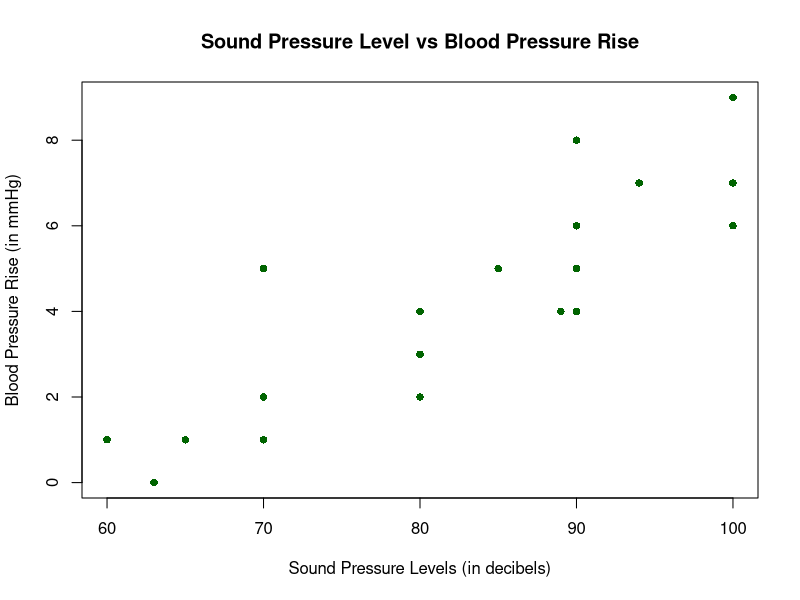
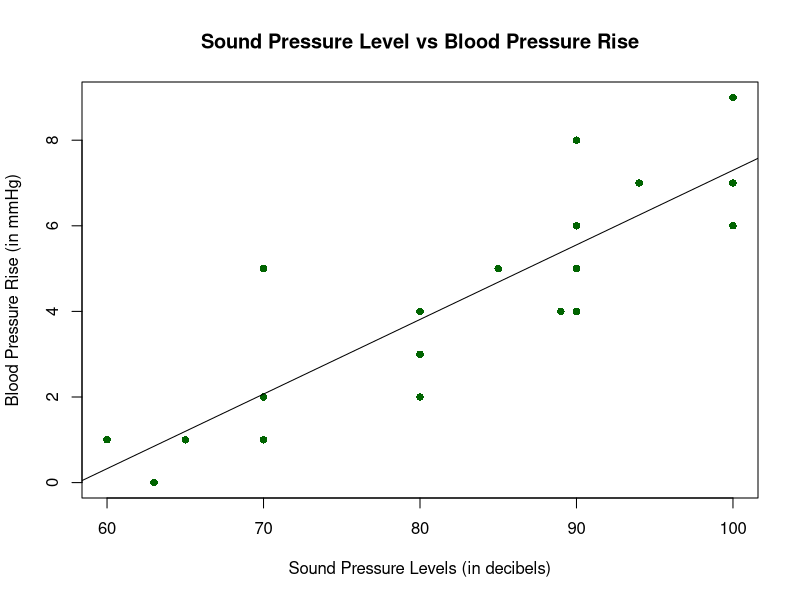
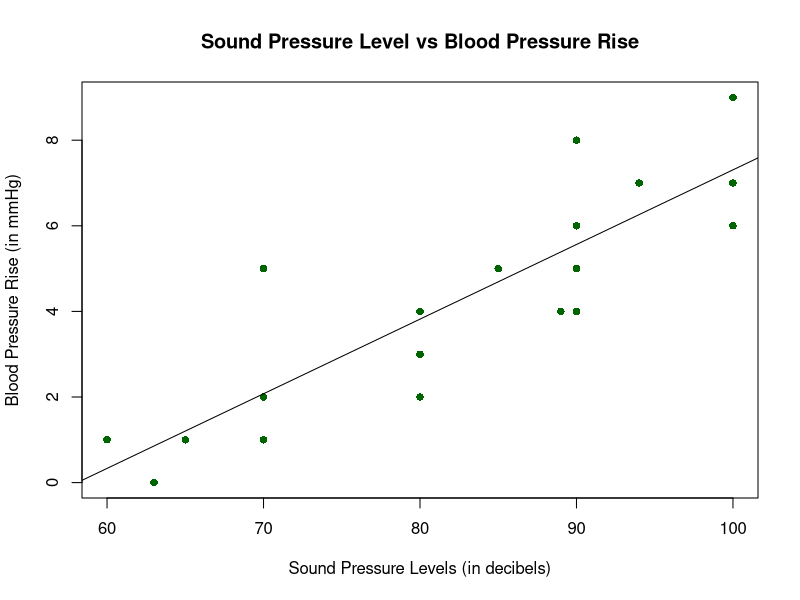
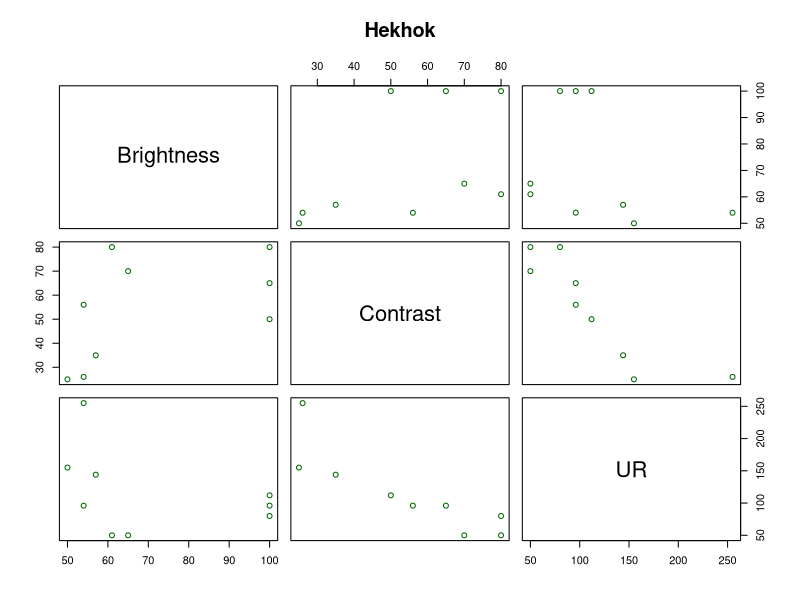

These figures' R source, in order:
## ---- chunk 1
y <- c(1, 0, 1, 2, 5, 1, 4, 6, 2, 3, 5, 4, 6, 8, 4, 5, 7, 9, 7, 6)

x <- c(60, 63, 65, 70, 70, 70, 80, 90, 80, 80, 85, 89, 90, 90, 90, 90, 94, 100, 100, 100)

plot(x,y, pch = 16, cex = 1, col = "dark green", main = "Sound Pressure Level vs Blood Pressure Rise", xlab = "Sound Pressure Levels (in decibels)", ylab = "Blood Pressure Rise (in mmHg)")
## ---- chunk 2
y <- c(1, 0, 1, 2, 5, 1, 4, 6, 2, 3, 5, 4, 6, 8, 4, 5, 7, 9, 7, 6)

x <- c(60, 63, 65, 70, 70, 70, 80, 90, 80, 80, 85, 89, 90, 90, 90, 90, 94, 100, 100, 100)

plot(x,y, pch = 16, cex = 1, col = "dark green", main = "Sound Pressure Level vs Blood Pressure Rise", xlab = "Sound Pressure Levels (in decibels)", ylab = "Blood Pressure Rise (in mmHg)")

abline(lm(y ~ x))
## ---- chunk 3
y <- c(1, 0, 1, 2, 5, 1, 4, 6, 2, 3, 5, 4, 6, 8, 4, 5, 7, 9, 7, 6)

x <- c(60, 63, 65, 70, 70, 70, 80, 90, 80, 80, 85, 89, 90, 90, 90, 90, 94, 100, 100, 100)

plot(x,y, pch = 16, cex = 1, col = "dark green", main = "Sound Pressure Level vs Blood Pressure Rise", xlab = "Sound Pressure Levels (in decibels)", ylab = "Blood Pressure Rise (in mmHg)")

abline(- 10.13153766, 0.1743939331)
## ---- chunk 4
model <- lm(y~x)

deviance(model)
## ---- chunk 5
#Multiple Linear Regression Model


#Importing Data
library(readxl)
PAIR_QUIZ <- read_excel("PAIR QUIZ.xlsx")
PAIR_QUIZ
## ---- chunk 6
#Correlation coefficient matrix
round(cor(PAIR_QUIZ, method="pearson"), 2)
## ---- chunk 7
#Fitting Multiple Linear Regression
plot(PAIR_QUIZ, col = "dark green", main = "Hekhok")
PAIR_QUIZ<-lm(UR ~ Brightness + Contrast, data=PAIR_QUIZ)
summary(PAIR_QUIZ)

## ---- chunk 8
library(readxl)
PAIR_QUIZ <- read_excel("PAIR QUIZ.xlsx")

Variance<- read_excel("PAIR QUIZ.xlsx")
PAIR_QUIZ<-aov(UR ~ Brightness + Contrast, data=PAIR_QUIZ)
summary(PAIR_QUIZ)

## ---- chunk 9
#Importing Data
library(readxl)
PAIR_QUIZ <- read_excel("PAIR QUIZ.xlsx")


#Fitting Multiple Linear Regression
PAIR_QUIZ<-lm(UR ~ Brightness + Contrast, data=PAIR_QUIZ)
summary(PAIR_QUIZ)

## ---- chunk 10
#Importing Data
library(readxl)
PAIR_QUIZ <- read_excel("PAIR QUIZ.xlsx")
PAIR_QUIZ



#Fitting Multiple Linear Regression
PAIR_QUIZ<-lm(UR ~ Brightness + Contrast, data=PAIR_QUIZ)
summary(PAIR_QUIZ)

## ---- chunk 11
#Importing Data
library(readxl)
PAIR_QUIZ <- read_excel("PAIR QUIZ.xlsx")

#Fitting Multiple Linear Regression
PAIR_QUIZ<-lm(UR ~ Brightness + Contrast, data=PAIR_QUIZ)
summary(PAIR_QUIZ)
